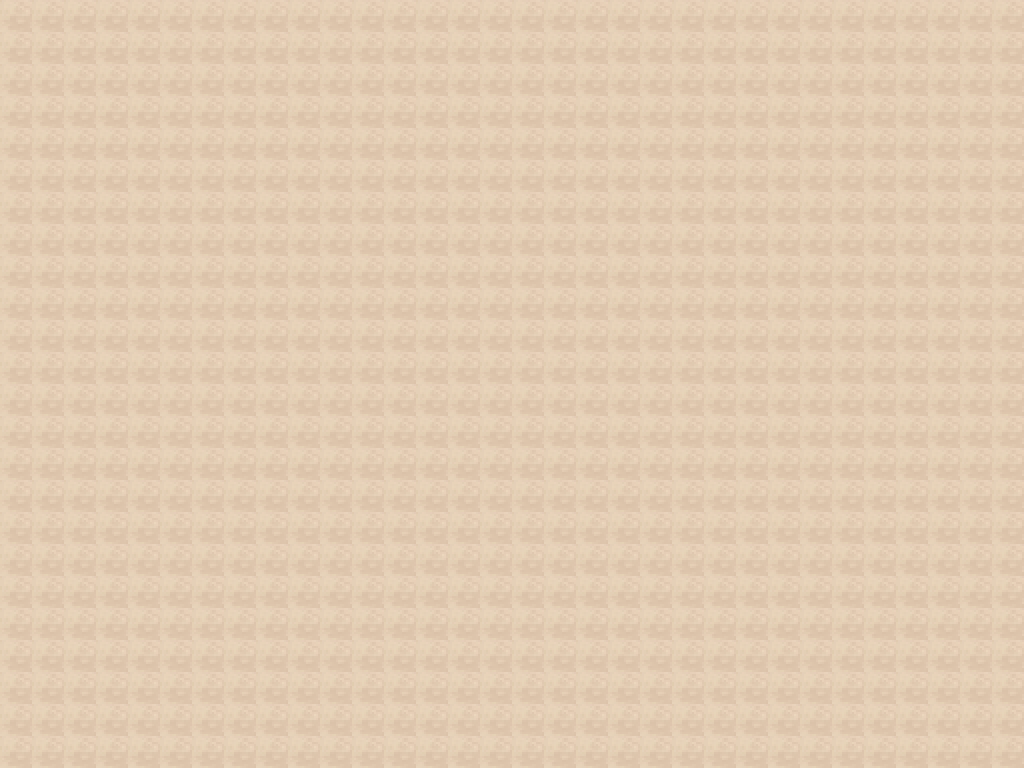

The image is a tile-based game level rendered from a .tmx file. Its description and complete source (layers, tilesets, objects, tile grids) follow:
An orthogonal 32x24 tile map with 32x32 px tiles, 1 tile layer (ground).

<map version="1.0" tiledversion="1.0.3" orientation="orthogonal" renderorder="right-down" width="32" height="24" tilewidth="32" tileheight="32" backgroundcolor="#ff55ff" nextobjectid="383">
 <tileset firstgid="1" name="tilesheet" tilewidth="32" tileheight="32" tilecount="1960" columns="20">
  <image source="tilesheet.png" width="640" height="3136" />
 </tileset>
 <layer name="ground" width="32" height="24">
  <data encoding="csv">
11,11,11,11,11,11,11,11,11,11,11,11,11,11,11,11,11,11,11,11,11,11,11,11,11,11,11,11,11,11,11,11,
11,11,11,11,11,11,11,11,11,11,11,11,11,11,11,11,11,11,11,11,11,11,11,11,11,11,11,11,11,11,11,11,
11,11,11,11,11,11,11,11,11,11,11,11,11,11,11,11,11,11,11,11,11,11,11,11,11,11,11,11,11,11,11,11,
11,11,11,11,11,11,11,11,11,11,11,11,11,11,11,11,11,11,11,11,11,11,11,11,11,11,11,11,11,11,11,11,
11,11,11,11,11,11,11,11,11,11,11,11,11,11,11,11,11,11,11,11,11,11,11,11,11,11,11,11,11,11,11,11,
11,11,11,11,11,11,11,11,11,11,11,11,11,11,11,11,11,11,11,11,11,11,11,11,11,11,11,11,11,11,11,11,
11,11,11,11,11,11,11,11,11,11,11,11,11,11,11,11,11,11,11,11,11,11,11,11,11,11,11,11,11,11,11,11,
11,11,11,11,11,11,11,11,11,11,11,11,11,11,11,11,11,11,11,11,11,11,11,11,11,11,11,11,11,11,11,11,
11,11,11,11,11,11,11,11,11,11,11,11,11,11,11,11,11,11,11,11,11,11,11,11,11,11,11,11,11,11,11,11,
11,11,11,11,11,11,11,11,11,11,11,11,11,11,11,11,11,11,11,11,11,11,11,11,11,11,11,11,11,11,11,11,
11,11,11,11,11,11,11,11,11,11,11,11,11,11,11,11,11,11,11,11,11,11,11,11,11,11,11,11,11,11,11,11,
11,11,11,11,11,11,11,11,11,11,11,11,11,11,11,11,11,11,11,11,11,11,11,11,11,11,11,11,11,11,11,11,
11,11,11,11,11,11,11,11,11,11,11,11,11,11,11,11,11,11,11,11,11,11,11,11,11,11,11,11,11,11,11,11,
11,11,11,11,11,11,11,11,11,11,11,11,11,11,11,11,11,11,11,11,11,11,11,11,11,11,11,11,11,11,11,11,
11,11,11,11,11,11,11,11,11,11,11,11,11,11,11,11,11,11,11,11,11,11,11,11,11,11,11,11,11,11,11,11,
11,11,11,11,11,11,11,11,11,11,11,11,11,11,11,11,11,11,11,11,11,11,11,11,11,11,11,11,11,11,11,11,
11,11,11,11,11,11,11,11,11,11,11,11,11,11,11,11,11,11,11,11,11,11,11,11,11,11,11,11,11,11,11,11,
11,11,11,11,11,11,11,11,11,11,11,11,11,11,11,11,11,11,11,11,11,11,11,11,11,11,11,11,11,11,11,11,
11,11,11,11,11,11,11,11,11,11,11,11,11,11,11,11,11,11,11,11,11,11,11,11,11,11,11,11,11,11,11,11,
11,11,11,11,11,11,11,11,11,11,11,11,11,11,11,11,11,11,11,11,11,11,11,11,11,11,11,11,11,11,11,11,
11,11,11,11,11,11,11,11,11,11,11,11,11,11,11,11,11,11,11,11,11,11,11,11,11,11,11,11,11,11,11,11,
11,11,11,11,11,11,11,11,11,11,11,11,11,11,11,11,11,11,11,11,11,11,11,11,11,11,11,11,11,11,11,11,
11,11,11,11,11,11,11,11,11,11,11,11,11,11,11,11,11,11,11,11,11,11,11,11,11,11,11,11,11,11,11,11,
11,11,11,11,11,11,11,11,11,11,11,11,11,11,11,11,11,11,11,11,11,11,11,11,11,11,11,11,11,11,11,11
</data>
 </layer>
</map>
